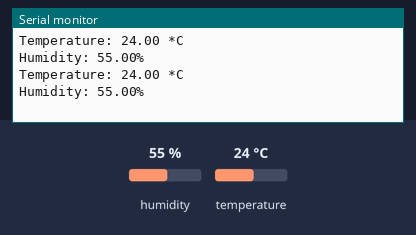
A sketch run on a simulated Arduino Uno, built with avr-gcc and run on an emulated ATmega328P. On the bench: the last lines printed to the serial monitor. The test bench sets the inputs (shaded band); at power-on: humidity 55 %, temperature 24 °C.

Above: at 2.8 s.
2.9 s: humidity set to 22 %
At 5.2 s:
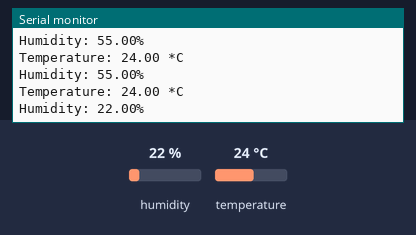
5.6 s: temperature set to 12 °C
At 6.7 s:
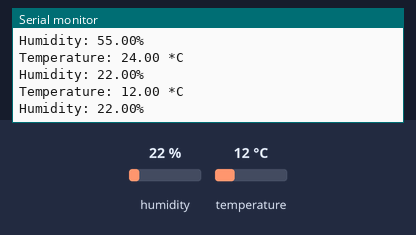
8.3 s: humidity set to 40 %
At 11.0 s:
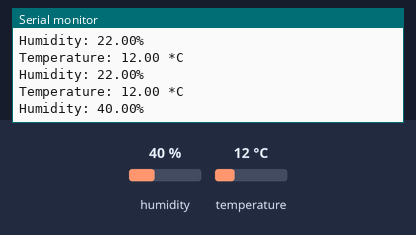
Timing chart, 0 to 12.5 s (numbered marks = the images above; inputs shaded):
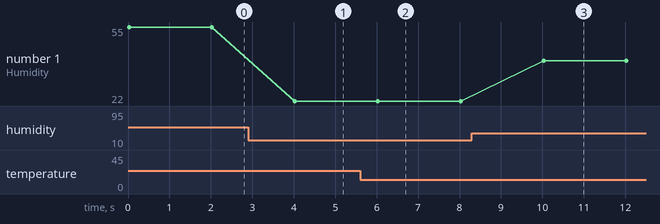

The sketch:

dht11_mega.ino
```cpp
#include <Arduino_FreeRTOS.h>
#include <Adafruit_Sensor.h>
#include <DHT.h>
#include <DHT_U.h>

#define DHTPIN 3     // Digital pin connected to the DHT sensor
#define DHTTYPE DHT11 // DHT 11
DHT_Unified dht(DHTPIN, DHTTYPE);

void TaskDHT11(void *pvParameters);

void setup() {
  Serial.begin(9600);
  dht.begin();

  xTaskCreate(
    TaskDHT11,
    "DHT11",
    128,
    NULL,
    2,
    NULL
  );
}

void loop() {
  // Empty. Things are done in Tasks.
}

void TaskDHT11(void *pvParameters) {
  (void) pvParameters;

  sensors_event_t event;
  for (;;) {
    // Get temperature event and print its value.
    dht.temperature().getEvent(&event);
    if (isnan(event.temperature)) {
      Serial.println("Error reading temperature!");
    }
    else {
      Serial.print("Temperature: ");
      Serial.print(event.temperature);
      Serial.println(" *C");
    }
    // Get humidity event and print its value.
    dht.humidity().getEvent(&event);
    if (isnan(event.relative_humidity)) {
      Serial.println("Error reading humidity!");
    }
    else {
      Serial.print("Humidity: ");
      Serial.print(event.relative_humidity);
      Serial.println("%");
    }

    vTaskDelay(2000 / portTICK_PERIOD_MS);
  }
}
```

Measured:
- after the input at 2.9 s, the serial monitor: prints a new line after 1.1 s (image 1)
- after the input at 5.6 s, the serial monitor: prints a new line after 0.40 s (image 2)
- after the input at 8.3 s, the serial monitor: prints a new line after 1.7 s (image 3)
- plotted number 1: 55 → 22 after the input at 2.9 s, 22 → 40 after the input at 8.3 s
